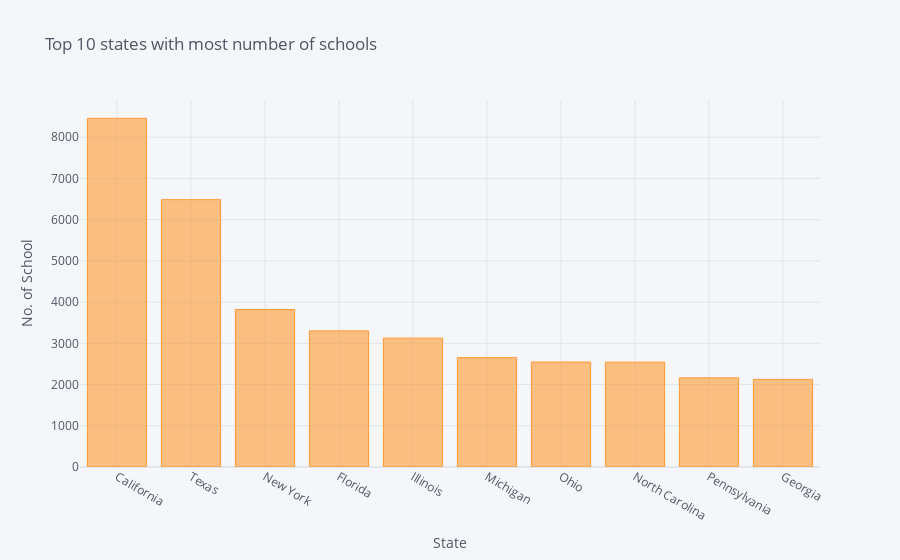

The notebook cell saved with this chart:
### Code cell
s.iplot(kind='bar', xTitle='State', yTitle='No. of School', title='Top 10 states with most number of schools')

### Figure 1 — Plotly figure (JSON) as saved in the notebook; plotly's stock layout.template omitted (floating-point values rounded to 4 significant figures)
{"data": [{"marker": {"color": "rgba(255, 153, 51, 0.6)", "line": {"color": "rgba(255, 153, 51, 1.0)", "width": 1}}, "name": "count", "orientation": "v", "text": "", "type": "bar", "x": ["California", "Texas", "New York", "Florida", "Illinois", "Michigan", "Ohio", "North Carolina", "Pennsylvania", "Georgia"], "y": [8457, 6485, 3819, 3302, 3126, 2653, 2546, 2543, 2163, 2125]}], "layout": {"legend": {"bgcolor": "#F5F6F9", "font": {"color": "#4D5663"}}, "paper_bgcolor": "#F5F6F9", "plot_bgcolor": "#F5F6F9", "title": {"font": {"color": "#4D5663"}, "text": "Top 10 states with most number of schools"}, "xaxis": {"gridcolor": "#E1E5ED", "showgrid": true, "tickfont": {"color": "#4D5663"}, "title": {"font": {"color": "#4D5663"}, "text": "State"}, "zerolinecolor": "#E1E5ED"}, "yaxis": {"gridcolor": "#E1E5ED", "showgrid": true, "tickfont": {"color": "#4D5663"}, "title": {"font": {"color": "#4D5663"}, "text": "No. of School"}, "zerolinecolor": "#E1E5ED"}}}
